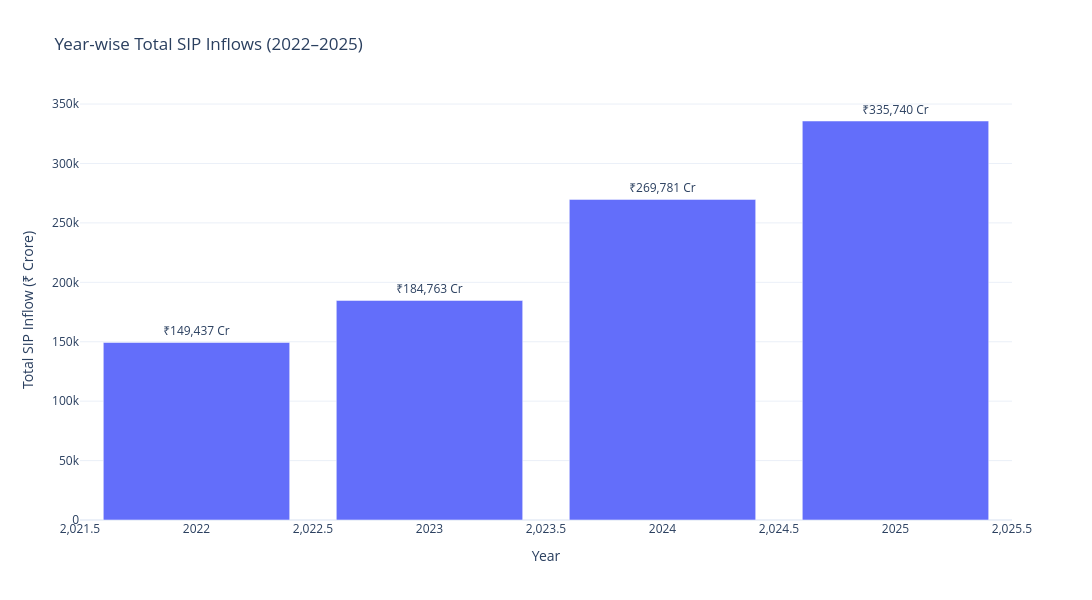

The notebook cell this image was saved under:
### Code cell
fig = px.bar(
    yearly_sip,
    x='year',
    y='total_sip_inflow',
    text='total_sip_inflow',
    title='Year-wise Total SIP Inflows (2022–2025)',
    labels={
        'year': 'Year',
        'total_sip_inflow': 'Total SIP Inflow (₹ Crore)'
    }
)

fig.update_traces(
    texttemplate='₹%{y:,.0f} Cr',
    textposition='outside'
)

fig.update_layout(
    template='plotly_white',
    width=1100,
    height=600
)

fig.show()

### Figure 1 — Plotly figure (JSON) as saved in the notebook; plotly's stock layout.template omitted (floating-point values rounded to 4 significant figures)
{"data": [{"hovertemplate": "Year=%{x}<br>Total SIP Inflow (₹ Crore)=%{text}<extra></extra>", "legendgroup": "", "marker": {"color": "#636efa", "pattern": {"shape": ""}}, "name": "", "orientation": "v", "showlegend": false, "text": [149400.0, 184800.0, 269800.0, 335700.0], "textposition": "outside", "texttemplate": "₹%{y:,.0f} Cr", "type": "bar", "x": [2022, 2023, 2024, 2025], "xaxis": "x", "y": [149437, 184763, 269781, 335740], "yaxis": "y"}], "layout": {"barmode": "relative", "height": 600, "legend": {"tracegroupgap": 0}, "title": {"text": "Year-wise Total SIP Inflows (2022–2025)"}, "width": 1100, "xaxis": {"anchor": "y", "domain": [0, 1], "title": {"text": "Year"}}, "yaxis": {"anchor": "x", "domain": [0, 1], "title": {"text": "Total SIP Inflow (₹ Crore)"}}}}
